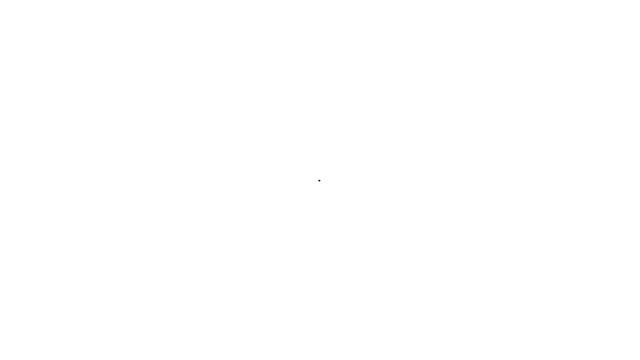
Frame 1 (no input)
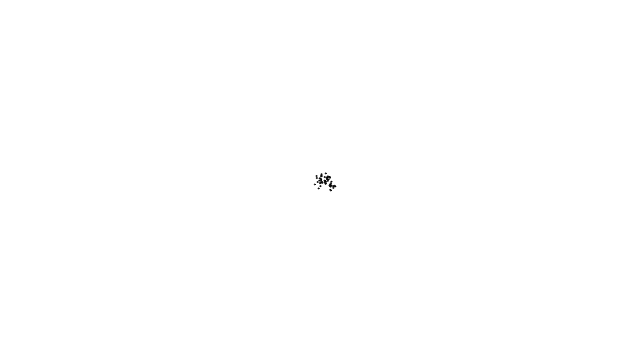
Frame 60 (no input)
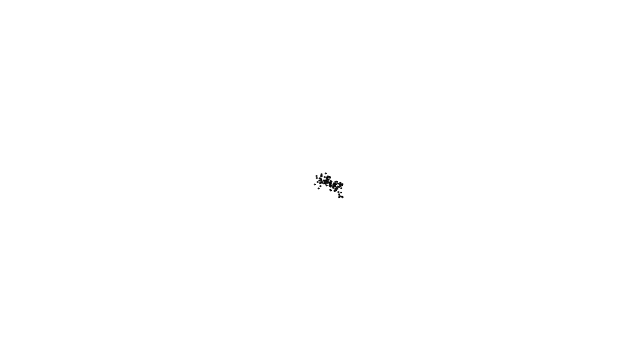
Frame 120 (the mouse pressed at the canvas centre since frame 60)

The p5.js sketch that drew these frames (run headless with seeded random() and noise() and a simulated clock; from frame 60 on, the mouse is pressed at the canvas centre):

// p5.js sketch
// ── sketch.js
var w;

function setup() {
    createCanvas(640, 360);
    w = new Walker();
    background(255);
}

function draw() {
  w.step();
  w.display();
}

function Walker() {
    this.x = width/2;
    this.y = height/2;

    this.display = function() {
        stroke(0);
        ellipse(this.x, this.y, 1, 1);
    }

    this.step = function() {
        //Dynamic probability - 50% chance to move in the direction of the mouse, 50% random
        var chance = random(1);
        var xStep = randomGaussian();
        var yStep = randomGaussian();

        if (chance < .5) {
            this.x += xStep * 2;
            this.y += yStep * 2;
        } else {
            this.x += xStep;
            this.y += yStep;
        }

    }
}
